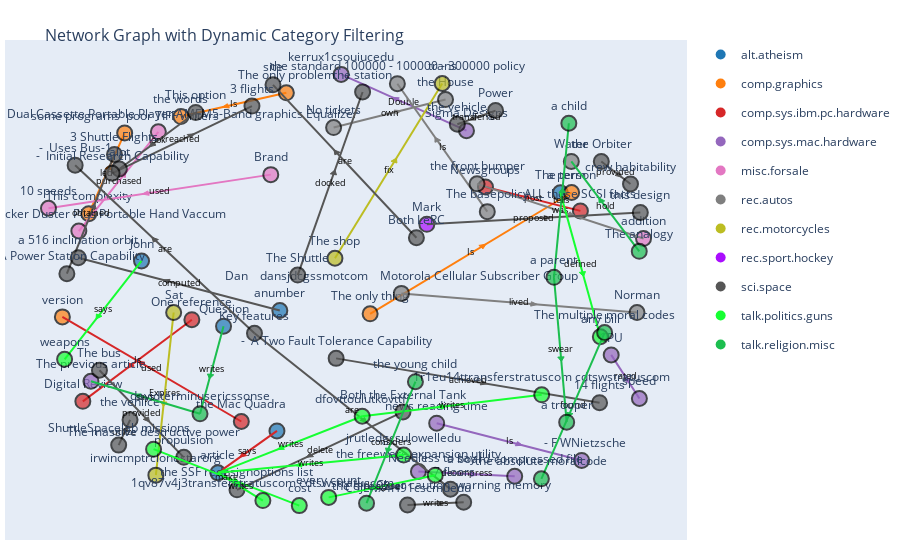

Here is the notebook cell this chart was saved with:
### Code cell
model.show_graph(max_edges=50)
